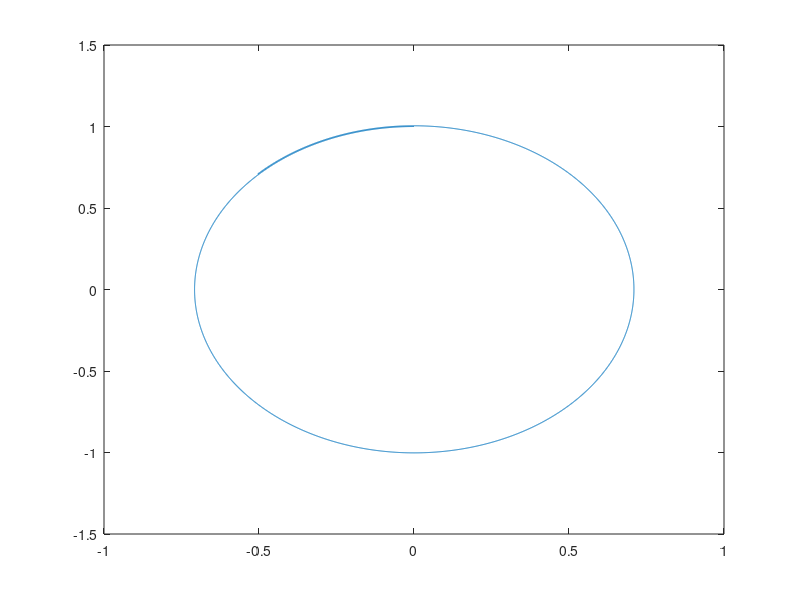

Recreate this plot in MATLAB.
function system_ode
h = 0.001;
n = 5;
t = 0:h:n;
y = zeros(length(t), 1);
x = zeros(length(t), 1);
y(1) = 1;
x(1) = 0;

for i = 1:length(t)-1
    y(i+1) = y(i) + h * 2 * x(i);
    x(i+1) = x(i) - h * y(i);
end
plot(x, y)
end